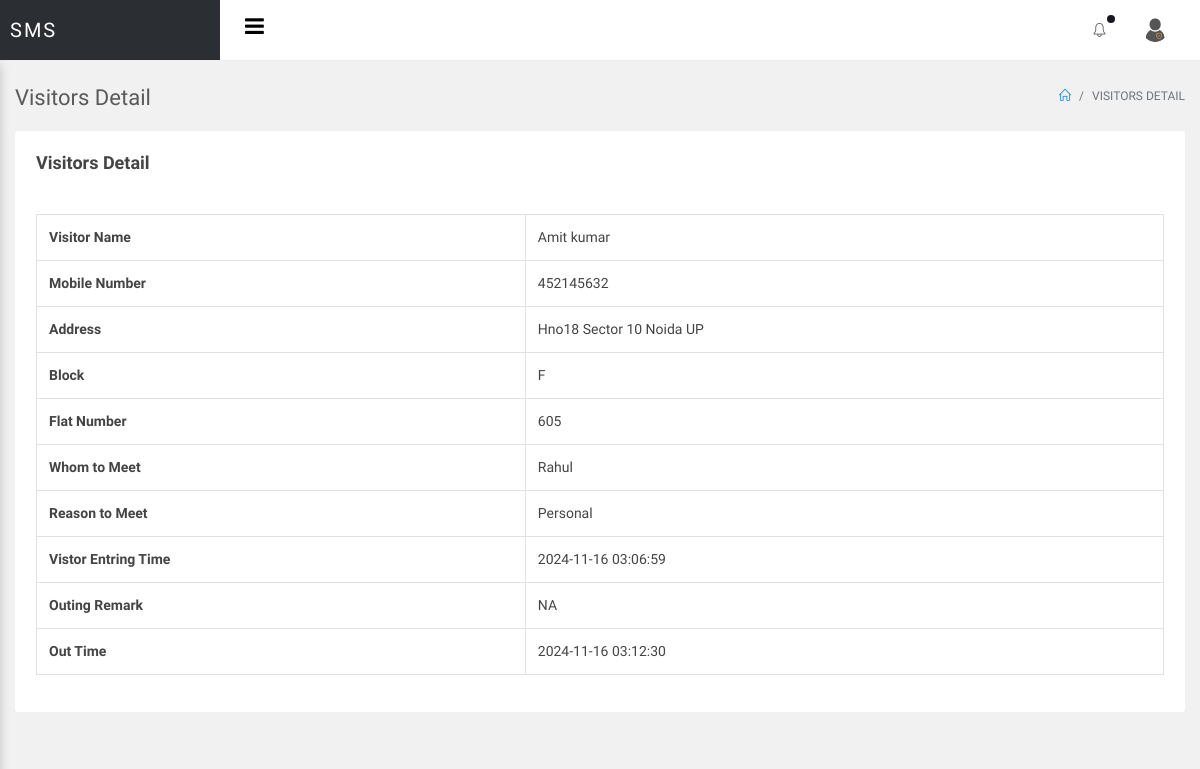
/sms/admin/view-visitor-detail.php?editid=1 (signed in), run on the app's committed database.
### tables this page shows
CREATE TABLE `tblvisitor` (
  `ID` int(10) NOT NULL,
  `VisitorName` varchar(200) DEFAULT NULL,
  `MobileNumber` bigint(10) DEFAULT NULL,
  `Address` mediumtext DEFAULT NULL,
  `WhomtoMeet` varchar(200) DEFAULT NULL,
  `ReasontoMeet` mediumtext DEFAULT NULL,
  `Block` varchar(50) DEFAULT NULL,
  `FlatNo` varchar(50) DEFAULT NULL,
  `EnterDate` timestamp NULL DEFAULT current_timestamp(),
  `remark` varchar(200) DEFAULT NULL,
  `outtime` timestamp NULL DEFAULT NULL ON UPDATE current_timestamp()
);

### sms/admin/view-visitor-detail.php (the view, shortened to what this page needs)
<?php
include('includes/dbconnection.php');
if (strlen($_SESSION['smsaid']==0)) {
  header('location:logout.php');
  } else{
?>
<!doctype html>
<html lang="en">
<head>
<link rel="stylesheet" href="../assets/vendor/bootstrap/css/bootstrap.min.css">
<link rel="stylesheet" href="../assets/vendor/animate-css/animate.min.css">
<link rel="stylesheet" href="../assets/vendor/font-awesome/css/font-awesome.min.css">
<link rel="stylesheet" href="../assets/vendor/bootstrap-multiselect/bootstrap-multiselect.css">
<link rel="stylesheet" href="../assets/vendor/parsleyjs/css/parsley.css">
<link rel="stylesheet" href="assets/css/main.css">
<link rel="stylesheet" href="assets/css/color_skins.css">
</head>
<body class="theme-blue">
<div id="wrapper">
   <?php include_once('includes/header.php');?>
    <div id="main-content">
        <div class="container-fluid">
            <div class="block-header">
                <div class="row">
                    <div class="col-lg-5 col-md-8 col-sm-12">
                        <h2>Visitors Detail</h2>
                    </div>
                    <div class="col-lg-7 col-md-4 col-sm-12 text-right">
                        <ul class="breadcrumb justify-content-end">
                            <li class="breadcrumb-item"><a href="dashboard.php"><i class="icon-home"></i></a></li>
                            <li class="breadcrumb-item active">Visitors Detail</li>
                        </ul>
                    </div>
                </div>
            </div>
            <div class="row clearfix">
                <div class="col-md-12">
                    <div class="card">
                        <div class="header">
                            <h2>Visitors Detail</h2>
                        </div>
                        <div class="body">
                                <?php
                   $eid=$_GET['editid'];
$sql="SELECT * from tblvisitor where ID=$eid";
$query = $dbh -> prepare($sql);
$query->execute();
$results=$query->fetchAll(PDO::FETCH_OBJ);
$cnt=1;
if($query->rowCount() > 0)
{
foreach($results as $row)
{               ?>
                              <table border="1" class="table table-bordered mg-b-0">
                                            <tr>
    <th>Visitor Name</th>
    <td><?php  echo $row->VisitorName;?></td>
  </tr>
  <tr>
    <th>Mobile Number</th>
    <td><?php  echo $row->MobileNumber;?></td>
  </tr>
  <tr>
    <th>Address</th>
    <td><?php  echo $row->Address;?></td>
  </tr>
  <tr>
    <th>Block</th>
    <td><?php  echo $row->Block;?></td>
  </tr>
  <tr>
    <tr>
    <th>Flat Number</th>
    <td><?php  echo $row->FlatNo;?></td>
  </tr>
  <tr>
    <th>Whom to Meet</th>
    <td><?php  echo $row->WhomtoMeet;?></td>
  </tr>
  <tr>
    <th>Reason to Meet</th>
    <td><?php  echo $row->ReasontoMeet;?></td>
  </tr>
  <tr>
    <th>Vistor Entring Time</th>
    <td><?php  echo $row->EnterDate;?></td>
  </tr>
<?php $cnt=$cnt+1;}} ?>
<?php if($row->remark==""){ ?>
    <form method="post">
         <tr>
    <th>Outing Remark :</th>
    <td>
    <textarea name="remark" placeholder="" rows="6" cols="14" class="form-control" required="true"></textarea></td>
  </tr>
 <tr align="center">
    <td colspan="2"><button type="submit" name="submit" class="btn btn-primary btn-sm">Update</button></td>
  </tr>
                                        </form>
               <?php } else { ?>
<tr>
    <th>Outing Remark </th>
    <td><?php echo $row->remark; ?></td>
  </tr>
<tr>
<th>Out Time</th>
<td><?php echo $row->outtime; ?>  </td>
<?php } ?>
</tr>
</table>
                        </div>
                    </div>
                </div>
            </div>
        </div>
    </div>
</div>
</body>
</html>
<?php }  ?>

### data on the page
tblvisitor: VisitorName "Amit kumar", MobileNumber "452145632", Address "Hno18 Sector 10 Noida UP", Block "F", FlatNo "605", WhomtoMeet "Rahul", ReasontoMeet "Personal", EnterDate "2024-11-16 03:06:59", remark "NA", outtime "2024-11-16 03:12:30"
